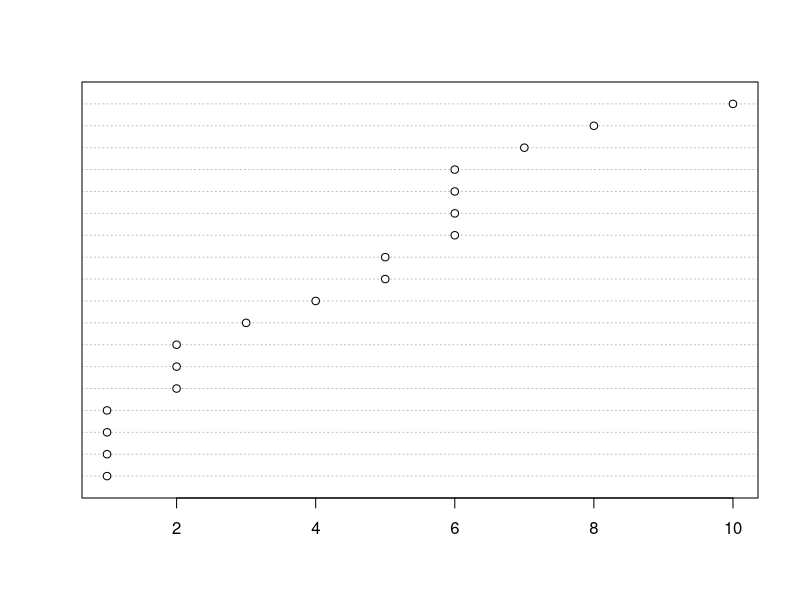
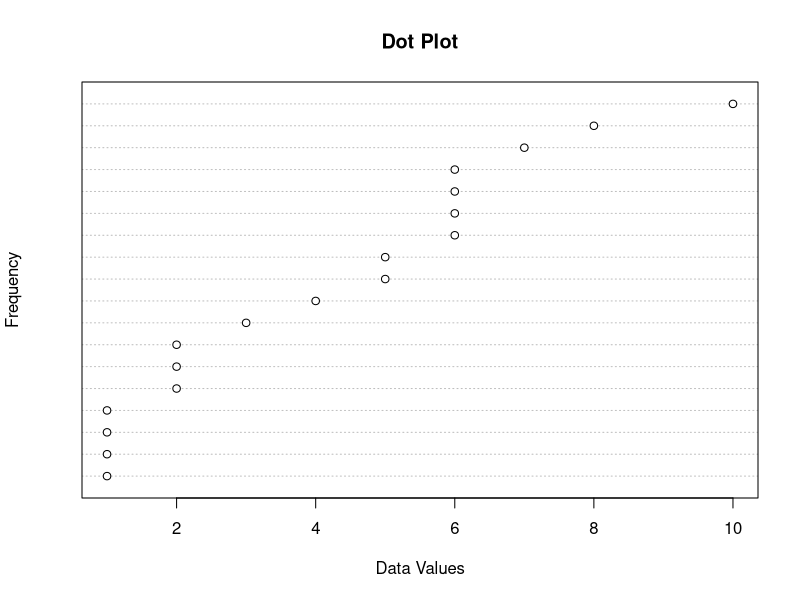

These figures' R source, in order:
# How to create the dot plot in R?

# Define data set
x <- c(1, 1, 1, 1, 2, 2, 2, 3, 4, 5, 5, 6, 6, 6, 6, 7, 8, 10)

# Create dot plot
dotchart(x)

# How to lable the dot plot
dotchart(x, main = "Dot Plot", xlab = "Data Values", ylab = "Frequency")
